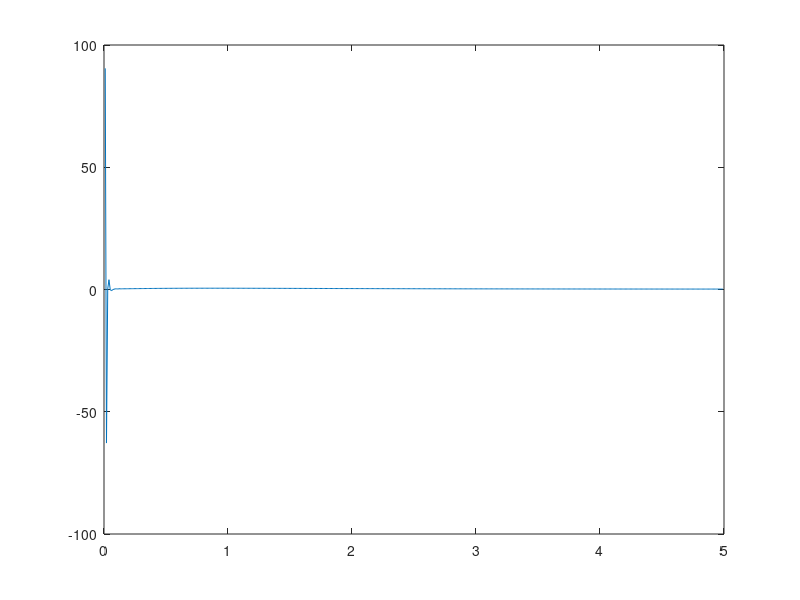
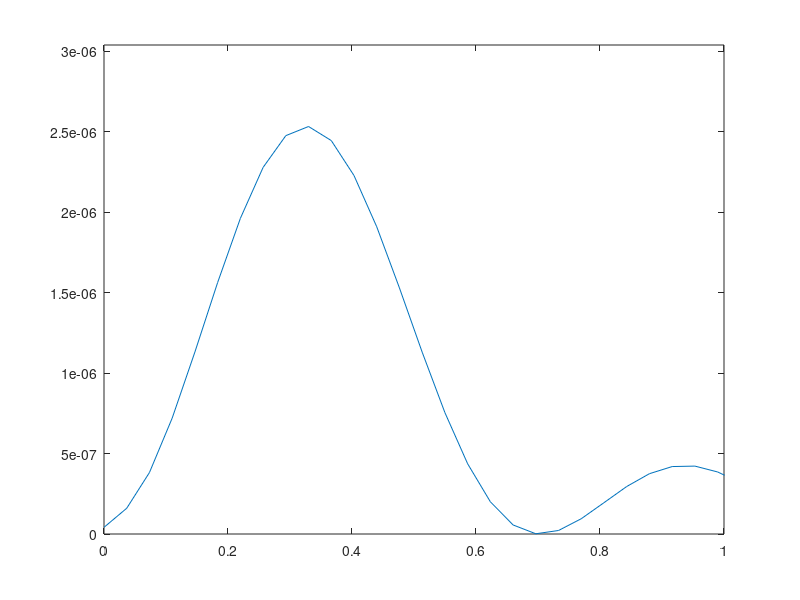

MATLAB code for these plots, in order:
function sinal
clear all
close all
clc

pkg load signal;
desloc=load('coefficient_0.dat','-ascii'); 

[npontos, tam2] = size(desloc);

   
k =1;

  ttrans=3;       
%fprintf ('Intervalo de tempo da resposta =');
%dint = input ('Intervalo de tempo da resposta =');
dint=.01;
icont    = 0;
deltat   = 0;
ds       = 0;

coef =4;                                      
%desloc(:,coef)=desloc(:,coef)*k;
for i=1:npontos;
    deltata = deltat;
    dxa = desloc(i,coef);
    deltat=desloc(i,1);
    while (icont*dint + dint) < deltat
        if deltat == (icont + 1)*dint
            icont = icont + 1;
            saida=[icont*dint desloc(i,coef)];
            bfil(icont,1)=saida(1,1);
            bfil(icont,2)=saida(1,2);
        else
            if deltat > (icont + 1)*dint
                icont = icont + 1;
                dix = (dint*icont - deltata)*...
                    (desloc(i,coef) - dxa)/(deltat - deltata)+ dxa;
                saida= [icont*dint dix];
                bfil(icont,1)=saida(1,1);
                bfil(icont,2)=saida(1,2);

            end
        end
    end

end
t=bfil(:,1);
b=bfil(:,2);
plot(t,b); 
  ans=size(bfil);
  np=ans(1);
  icont=0;
                             
  for i=1:np;
      if bfil(i,1) <= ttrans;
          icont=icont+1;
      end
  end
  bfil2(:,1)=bfil(icont:np,1)-ttrans;
  media=mean(bfil(icont:np,2));
  bfil2(:,2)=bfil(icont:np,2)-media;
  media=media*k
    n=length(bfil2(:,2));
  rms=norm(bfil2(:,2))*k/sqrt(n)

 % save p1.dat bfil2 -ascii

%Figure(1);
Fs=1/dint;

t=bfil2(:,1);

xx=bfil2(:,2);


%Figure(2);
i=682*2*2;
window=i;
figure
[Pxx,f] =pwelch(xx,window,.5,[],Fs,'onesided');

plot(f,Pxx)
 espec=[f Pxx];
 save cl.esp espec -ascii
 amp=max(Pxx)*1.2;  
 axis([0 1 0 amp]);

